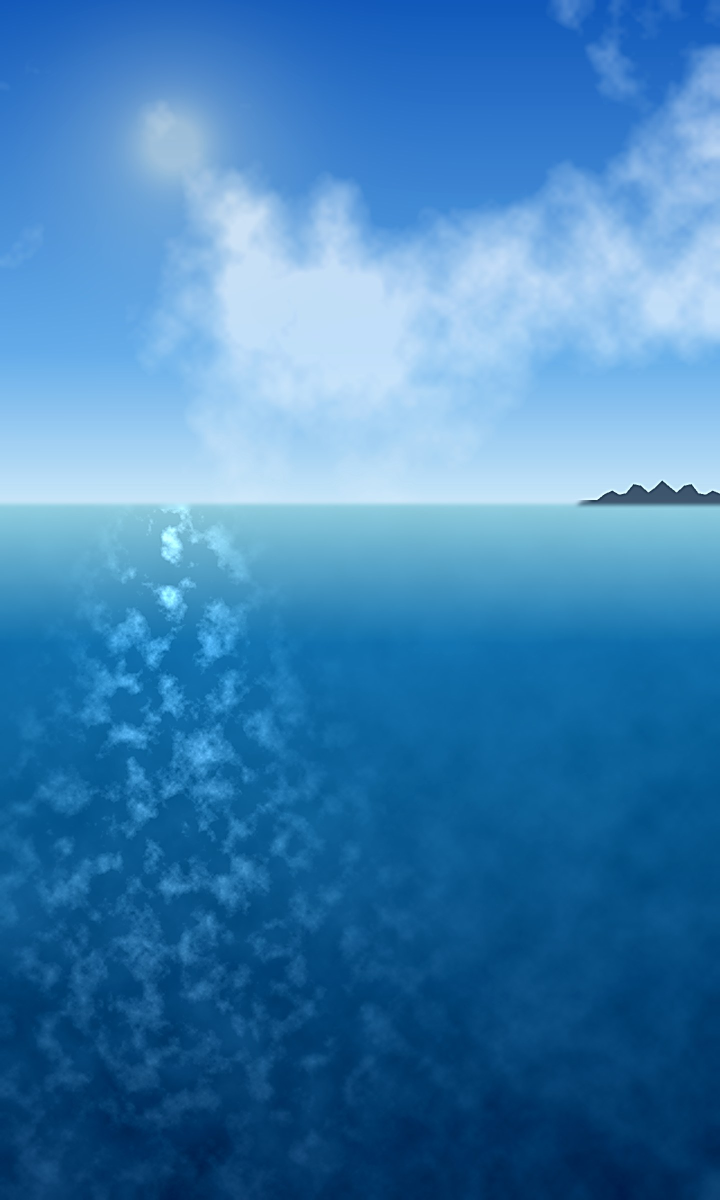
#> input picture assets/images/sea_bg_day.jpg, 1440 x 2400 px, given in place of sea_bg_day.jpg.jpg, which was not available (shown at 1/2 size)
$ python preview_inapp.py ../assets/images/sea_bg_day.jpg
#> lines starting #> are read from the running program, lines starting #| are printed output that depends on the picture; pictures that were not available may be replaced by others from this repository, and a replacement may not be noted
"""배경 사진을 '앱에서 보이는 대로' 미리 본다.

물때 화면은 배경 위에 글자 가독성용 검은 그라디언트를 덮는다
(tide_screen.dart: 위 35% → 가운데 15% → 아래 35%). 원본만 보고 밝기를
정하면 실제 화면에서는 훨씬 어둡다.
"""

import sys
import tempfile
from pathlib import Path

import numpy as np
from PIL import Image

SCRIM = [(0.0, 0.35), (0.5, 0.15), (1.0, 0.35)]


def with_scrim(path: Path) -> Image.Image:
    img = np.asarray(Image.open(path).convert('RGB')).astype(np.float32)
    h = img.shape[0]
    ys = np.linspace(0, 1, h)
    a = np.interp(ys, [s[0] for s in SCRIM], [s[1] for s in SCRIM])
    out = img * (1 - a[:, None, None])
    return Image.fromarray(out.astype(np.uint8))


def main() -> None:
    # 저장소 안(`tool/`)에 PNG를 떨어뜨리지 않는다 — 미리보기는 버릴 파일이다.
    out_dir = Path(tempfile.gettempdir()) / 'bada_preview'
    out_dir.mkdir(exist_ok=True)
    for name in sys.argv[1:]:
        src = Path('/home/user/BadaMobile/assets/images') / f'{name}.jpg'
        both = Image.new('RGB', (960, 800))
#> both: PIL image 960x800 RGB; every value is 0
        raw = Image.open(src).resize((480, 800), Image.LANCZOS)
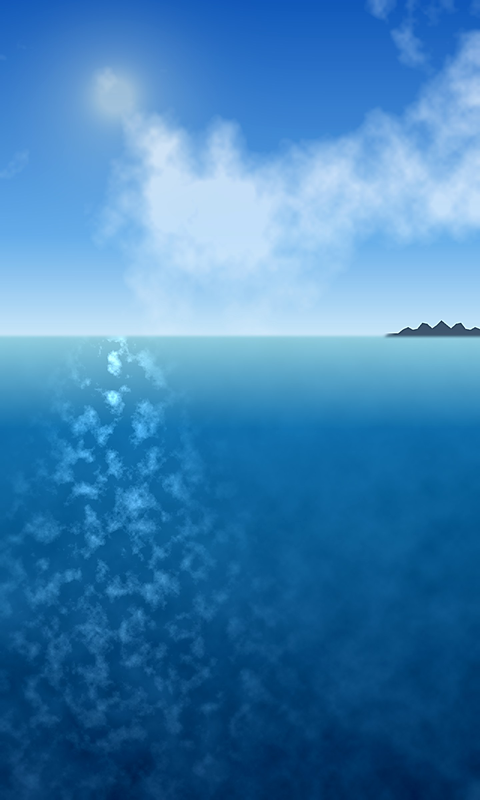
#> raw: PIL image 480x800 RGB; mean R, G, B 62.9, 128, 180.1
        both.paste(raw, (0, 0))
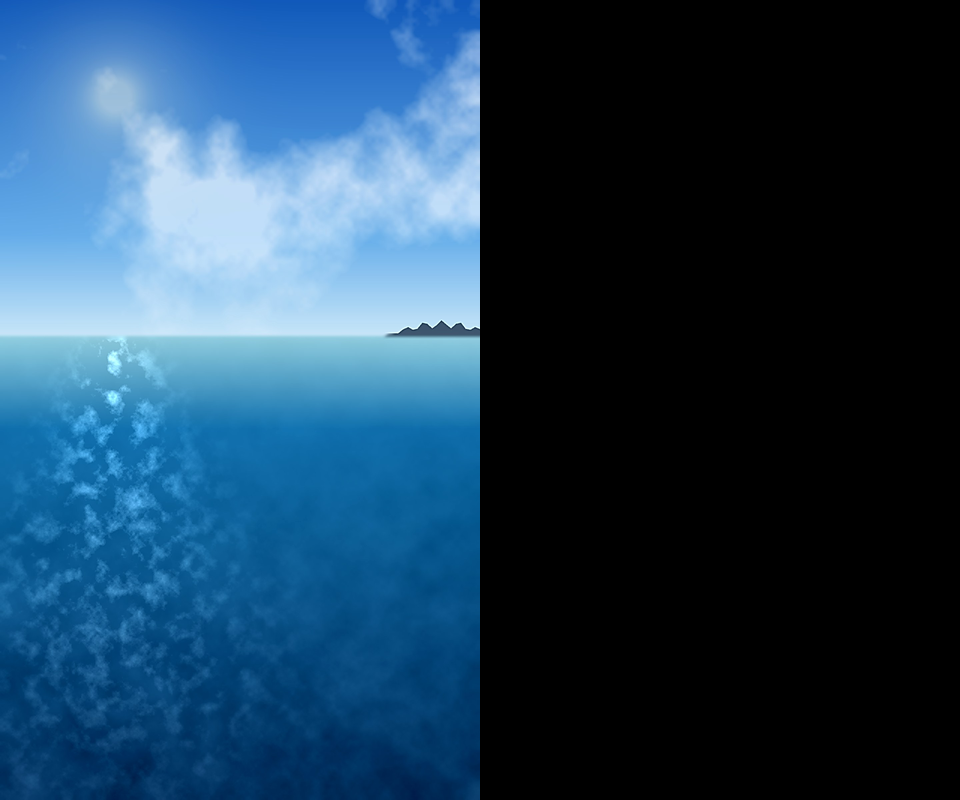
#> both: PIL image 960x800 RGB; mean R, G, B 31.5, 64, 90.1
        both.paste(with_scrim(src).resize((480, 800), Image.LANCZOS), (480, 0))
#> in with_scrim, `out = img * (1 - a[:, None, None])`:
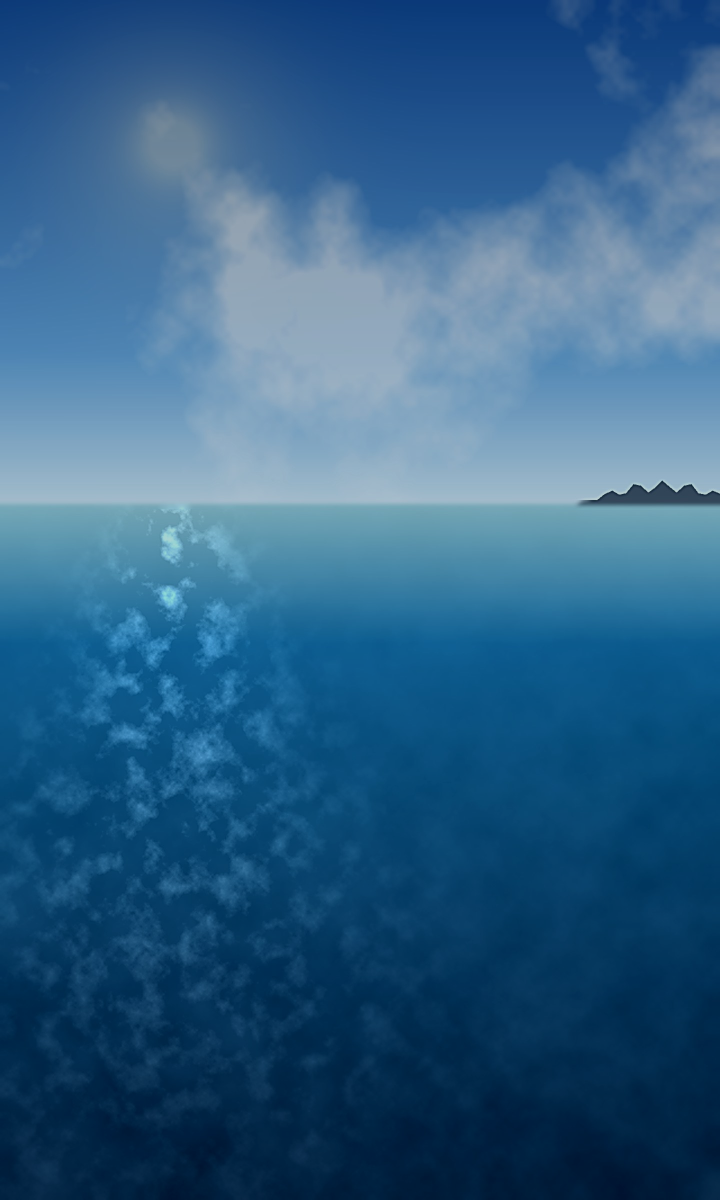
#> out: shape (2400, 1440, 3) float64 (shown at 1/2 size); mean R, G, B 48.2, 97.4, 136.1
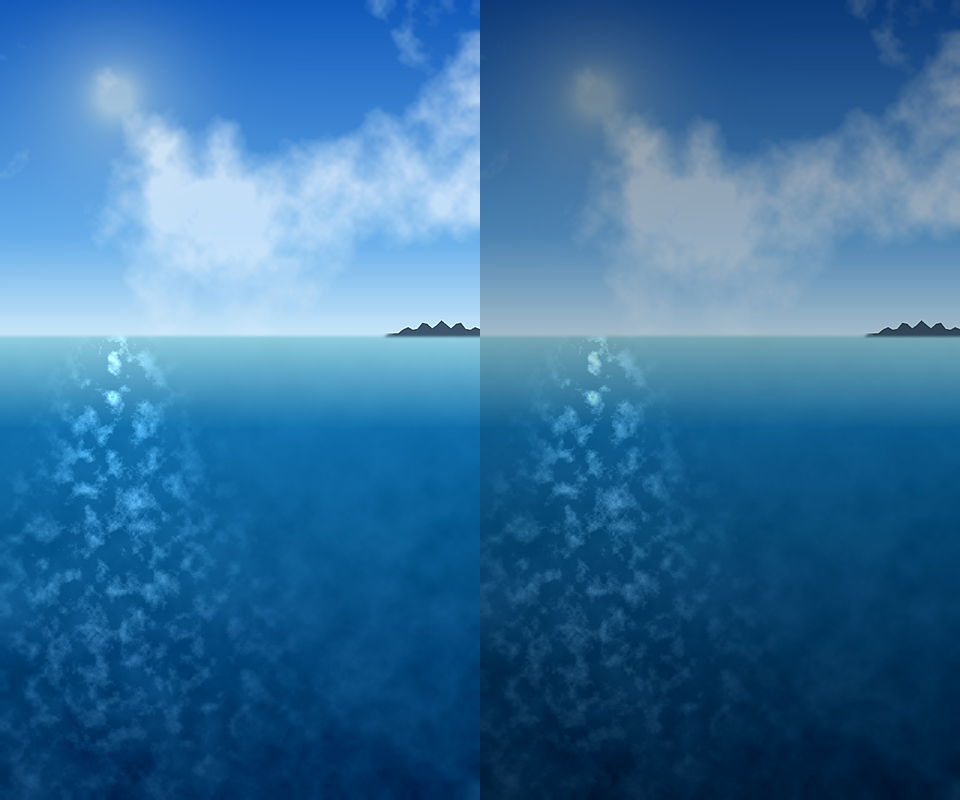
#> both: PIL image 960x800 RGB; mean R, G, B 55.3, 112.4, 157.9
        dst = out_dir / f'inapp_{name}.png'
        both.save(dst)
        print(f'{dst}  (왼쪽=원본, 오른쪽=앱에서 보이는 모습)')


if __name__ == '__main__':
    main()

$ run again, on assets/images/sea_photo_bg.jpg
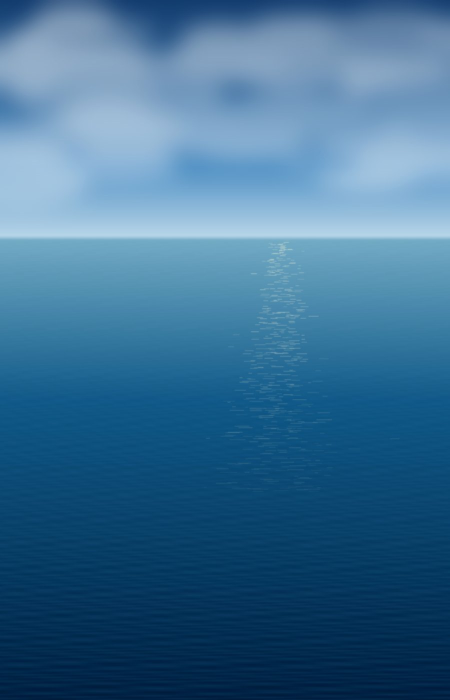
#> input picture assets/images/sea_photo_bg.jpg, 900 x 1400 px, given in place of sea_photo_bg.jpg.jpg, which was not available (shown at 1/2 size)
#> in with_scrim, `out = img * (1 - a[:, None, None])`:
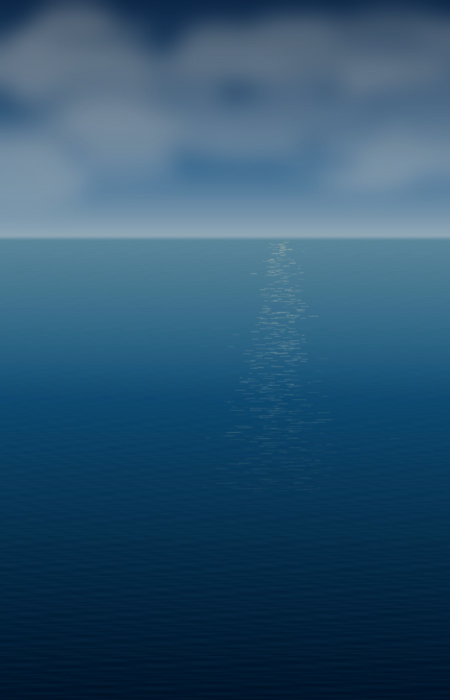
#> out: shape (1400, 900, 3) float64 (shown at 1/2 size); mean R, G, B 45.3, 84.1, 112.1
#> in main, `both.paste(with_scrim(src).resize((480, 800), Image.LANCZOS), (480, 0))`:
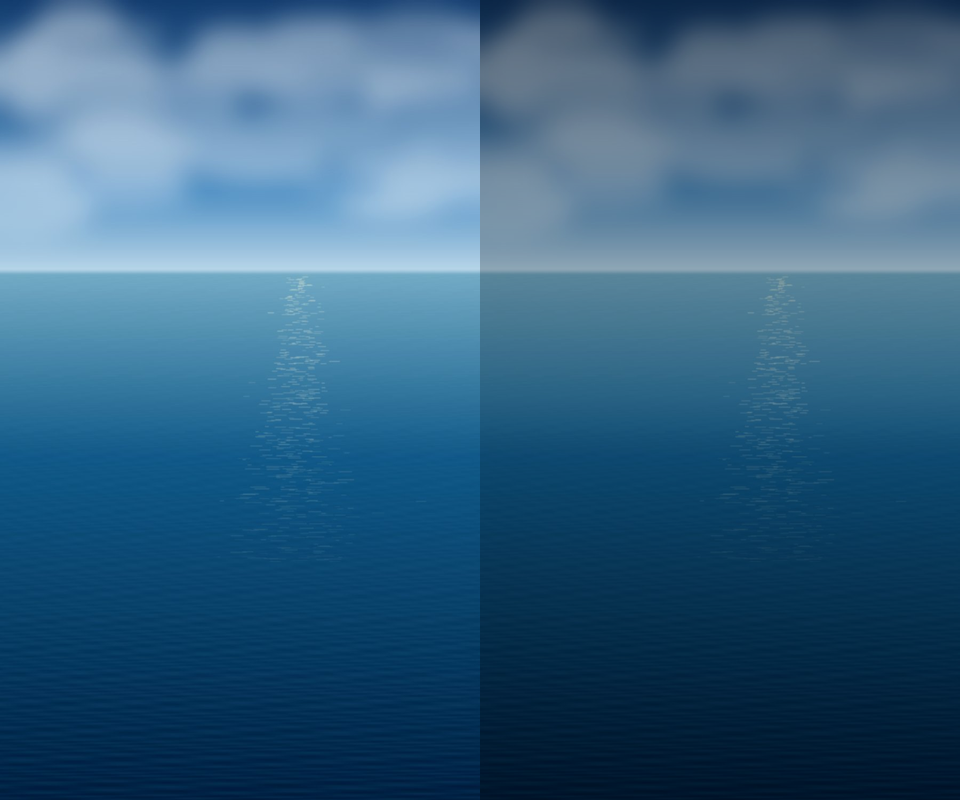
#> both: PIL image 960x800 RGB; mean R, G, B 52.6, 97.3, 130
